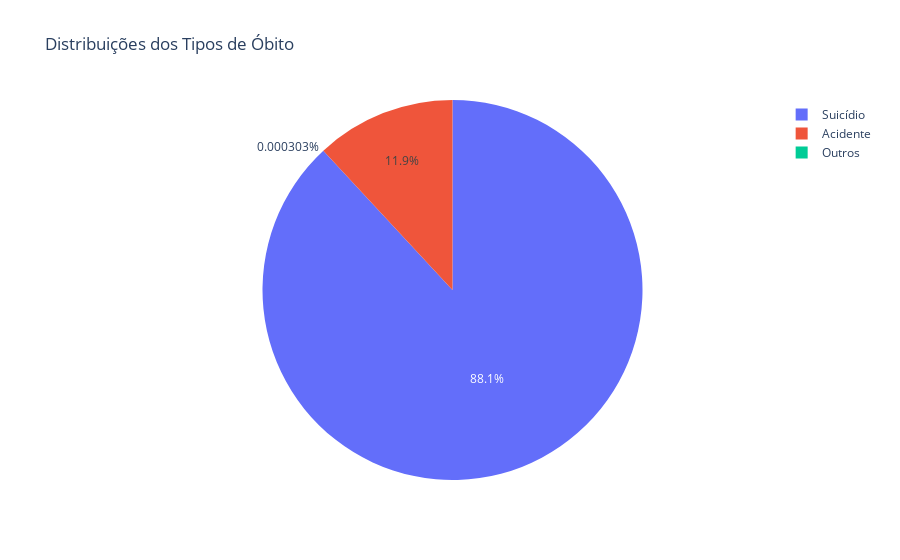

The code cell stored with this chart in its notebook:
### Code cell
# Extraindo as frequências absolutas dos tipos de óbito (menos "Ignorado")
labels = sim_doext['TIPO_OBITO'].value_counts().index[1:]
values = sim_doext['TIPO_OBITO'].value_counts().values[1:]

# Gráfico de pizza
fig = go.Figure(data=[go.Pie(labels=labels, values=values)])
fig.update(layout_title_text = 'Distribuições dos Tipos de Óbito')
fig.show()

### Figure 1 — Plotly figure (JSON) as saved in the notebook; plotly's stock layout.template omitted (floating-point values rounded to 4 significant figures)
{"data": [{"labels": ["Suicídio", "Acidente", "Outros"], "type": "pie", "values": [581744, 78567, 2]}], "layout": {"title": {"text": "Distribuições dos Tipos de Óbito"}}}
